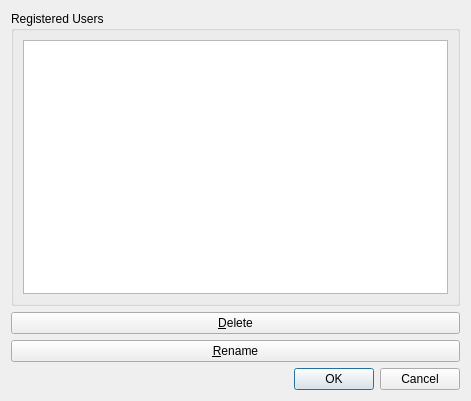
<?xml version="1.0" encoding="UTF-8"?>
<ui version="4.0">
 <class>UserEdit</class>
 <widget class="QDialog" name="UserEdit">
  <property name="geometry">
   <rect>
    <x>0</x>
    <y>0</y>
    <width>471</width>
    <height>401</height>
   </rect>
  </property>
  <property name="windowTitle">
   <string>Registered Users</string>
  </property>
  <layout class="QVBoxLayout" name="verticalLayout">
   <item>
    <widget class="QGroupBox" name="qgbUserList">
     <property name="title">
      <string>Registered Users</string>
     </property>
     <layout class="QGridLayout" name="gridLayout">
      <item row="0" column="0">
       <widget class="QListWidget" name="qlwUserList">
        <property name="sortingEnabled">
         <bool>true</bool>
        </property>
       </widget>
      </item>
     </layout>
    </widget>
   </item>
   <item>
    <widget class="QPushButton" name="qpbRemove">
     <property name="text">
      <string>&amp;Delete</string>
     </property>
    </widget>
   </item>
   <item>
    <widget class="QPushButton" name="qbpRename">
     <property name="text">
      <string>&amp;Rename</string>
     </property>
    </widget>
   </item>
   <item>
    <widget class="QDialogButtonBox" name="qbbButtons">
     <property name="orientation">
      <enum>Qt::Horizontal</enum>
     </property>
     <property name="standardButtons">
      <set>QDialogButtonBox::Cancel|QDialogButtonBox::Ok</set>
     </property>
    </widget>
   </item>
  </layout>
 </widget>
 <tabstops>
  <tabstop>qlwUserList</tabstop>
  <tabstop>qpbRemove</tabstop>
  <tabstop>qbpRename</tabstop>
  <tabstop>qbbButtons</tabstop>
 </tabstops>
 <resources/>
 <connections>
  <connection>
   <sender>qbbButtons</sender>
   <signal>accepted()</signal>
   <receiver>UserEdit</receiver>
   <slot>accept()</slot>
   <hints>
    <hint type="sourcelabel">
     <x>248</x>
     <y>254</y>
    </hint>
    <hint type="destinationlabel">
     <x>157</x>
     <y>274</y>
    </hint>
   </hints>
  </connection>
  <connection>
   <sender>qbbButtons</sender>
   <signal>rejected()</signal>
   <receiver>UserEdit</receiver>
   <slot>reject()</slot>
   <hints>
    <hint type="sourcelabel">
     <x>316</x>
     <y>260</y>
    </hint>
    <hint type="destinationlabel">
     <x>286</x>
     <y>274</y>
    </hint>
   </hints>
  </connection>
  <connection>
   <sender>qbpRename</sender>
   <signal>clicked()</signal>
   <receiver>UserEdit</receiver>
   <slot>renameTriggered()</slot>
   <hints>
    <hint type="sourcelabel">
     <x>235</x>
     <y>351</y>
    </hint>
    <hint type="destinationlabel">
     <x>235</x>
     <y>200</y>
    </hint>
   </hints>
  </connection>
 </connections>
 <slots>
  <slot>renameTriggered()</slot>
 </slots>
</ui>
